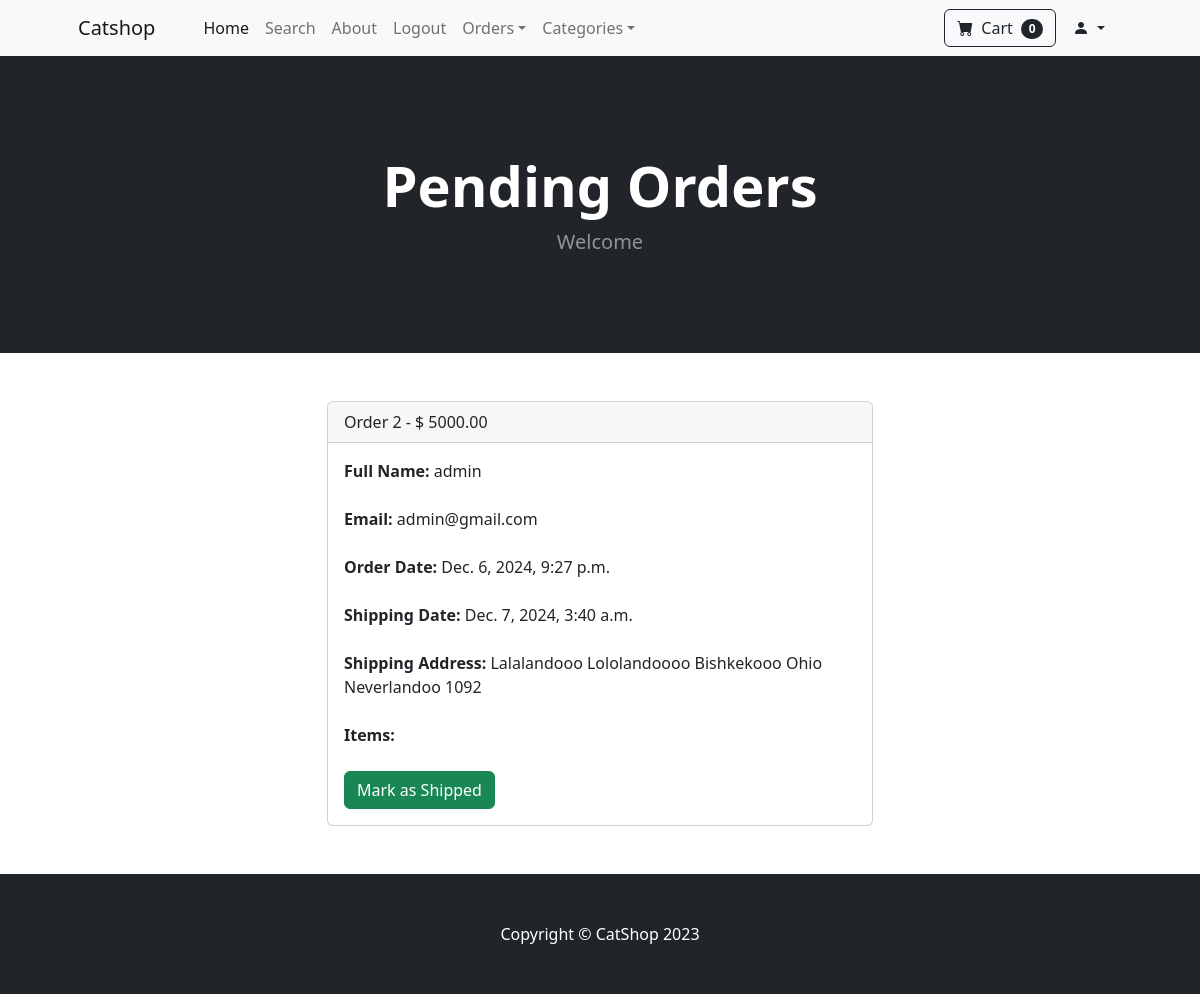
/payment/orders/2 (signed in), run on an earlier commit of the app's database.
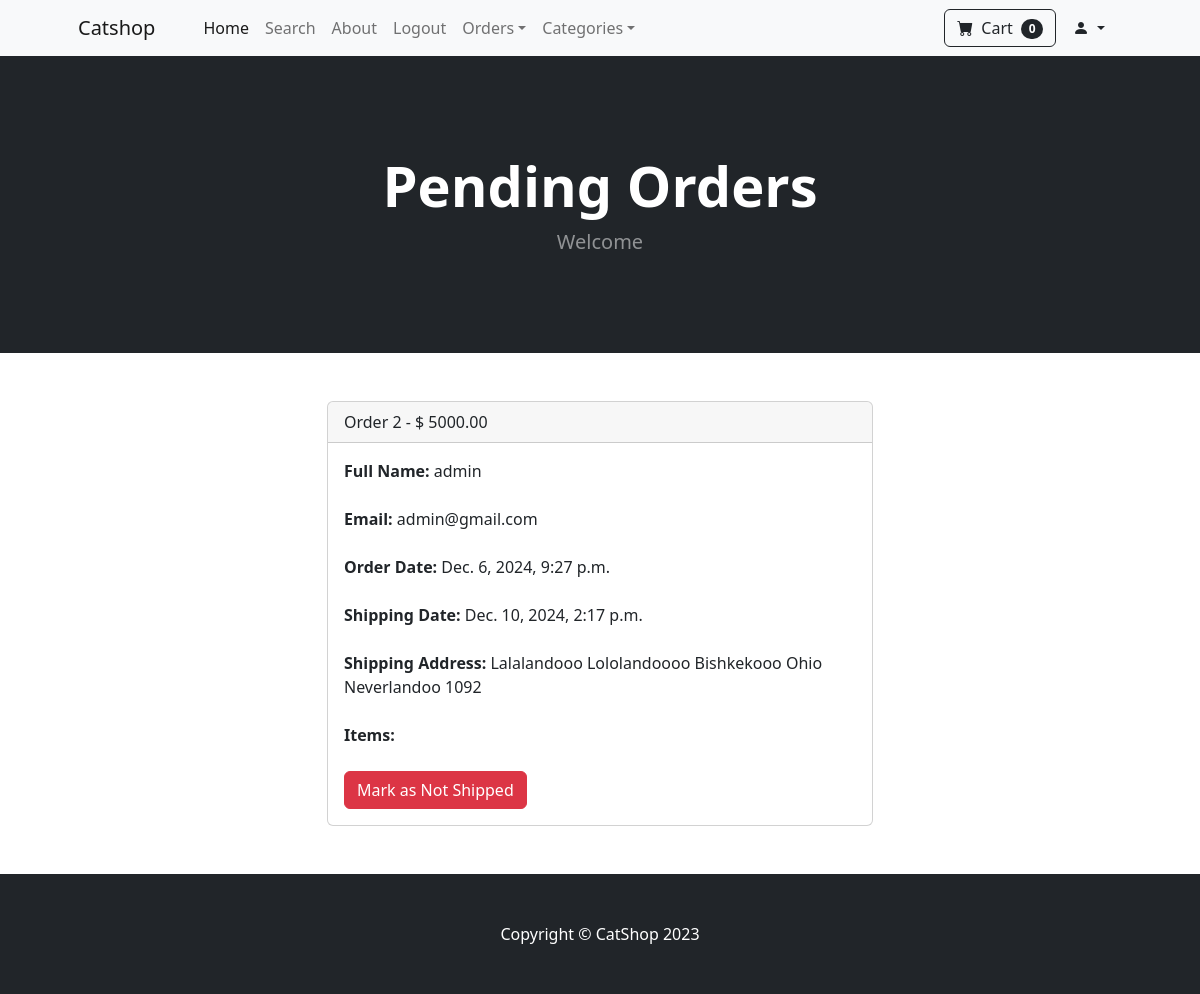
And on a later commit of the database.
### payment/models.py (models this page shows, shortened)
class Order(models.Model):
    user = models.ForeignKey(User, on_delete=models.CASCADE, null=True, blank=True)
    full_name = models.CharField(max_length=200)
    email = models.CharField(max_length=200)
    address = models.CharField(max_length=15000)
    amount_paid = models.DecimalField(max_digits=10, decimal_places=2)
    date_ordered = models.DateTimeField(auto_now_add=True)
    date_shipped = models.DateTimeField(null=True, blank=True)
    is_shipped = models.BooleanField(default=False)

### payment/views.py (the view, shortened to what this page needs)
# urls.py: path('orders/<int:pk>', views.orders, name='orders'),
def orders(request, pk):
    if request.user.is_authenticated and request.user.is_superuser:
        order = Order.objects.get(id=pk)
        order_items = OrderItem.objects.filter(order=pk)
        return render(request, 'payment/orders.html',{"order":order, "order_items":order_items})
    else:
        messages.error(request, "Access denied!!!")
        return redirect('home')

### cart/cart.py (called while the page is built)
    def __len__(self):
        return len(self.cart)

### cart/context_processors.py (called while the page is built)
def cart(request):
    return {'cart':Cart(request)}

### store/context_processors.py (called while the page is built)
def categories(request):
    categories = Category.objects.all()
    return {'categories': categories}

### payment/templates/payment/orders.html (shortened to what this page needs)
{% extends 'base.html' %}
{% block content %}
<header class="bg-dark py-5">
    <div class="container px-4 px-lg-5 my-5">
        <div class="text-center text-white">
            <h1 class="display-4 fw-bolder">Pending Orders</h1>
            <p class="lead fw-normal text-white-50 mb-0">Welcome</p>
        </div>
    </div>
</header>
<div class="container">
  <br><br>
  <div class="row">
    <div class="col-md-6 offset-md-3">
      <div class="card">
        <div class="card-header">
          Order {{ order.id }} - $ {{ order.amount_paid }}
        </div>
        <div class="card-body">
          <strong>Full Name:</strong> {{ order.full_name }} <br><br>
          <strong>Email:</strong>  {{ order.email }} <br><br>
          <strong>Order Date:</strong>  {{ order.date_ordered }} <br><br>
          <strong>Shipping Date:</strong>  {{ order.date_shipped }} <br><br>
          <strong>Shipping Address:</strong>  {{ order.address }} <br><br>
          <strong>Items:</strong>
          <br><br>
          {% if not order.is_shipped %}
            <form method="POST">
              <button type="Submit" class="btn btn-success">Mark as Shipped</button>
            </form>
          {% else %}
            <form method="POST">
              <button type="Submit" class="btn btn-danger">Mark as Not Shipped</button>
            </form>
          {% endif %}
        </div>
      </div>
    </div>
  </div>
  <br><br>
</div>
{% endblock %}

What changed in the data, as far as the page shows it:
changed Order "admin": date_shipped "Dec. 7, 2024, 3:40 a.m." → "Dec. 10, 2024, 2:17 p.m."; is_shipped False → True (drawn)
Also different on the page:
text no longer shown: "Mark as Shipped"
text now shown: "Mark as Not Shipped"
